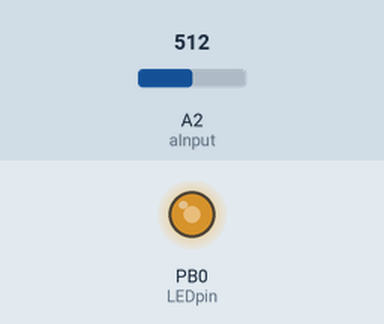
The sketch below on a simulated ATtiny85, built with avr-gcc and run on an emulated ATtiny85. Shown: output pins drawn as LEDs (lit = HIGH). Inputs (shaded band) come from the test bench; at power-on: A2 (aInput) = 512.

Above: at 1.2 s.
1.3 s: A2 (aInput) set to 716
At 2.4 s:
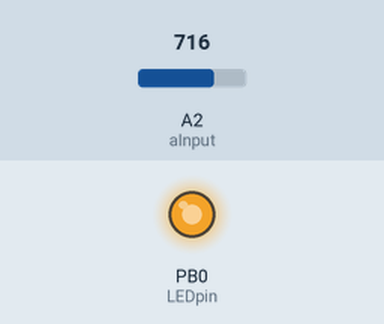
2.8 s: A2 (aInput) set to 900
At 3.5 s:
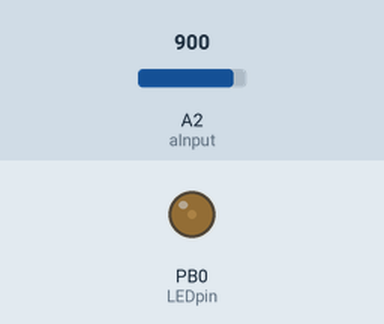
4.3 s: A2 (aInput) set to 1023
At 4.7 s:
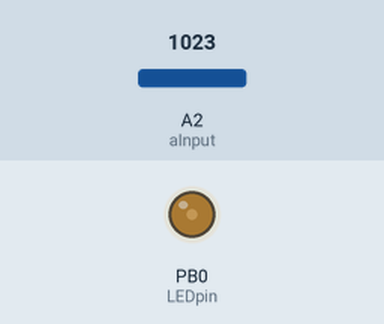
5.8 s: A2 (aInput) set to 290
At 7.0 s:
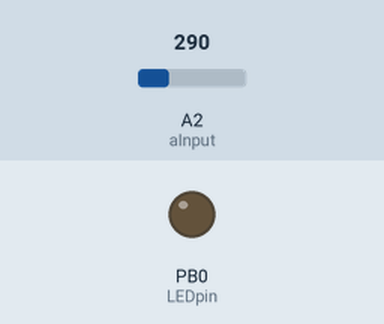
Timing chart, 0 to 8.3 s (numbered marks = the images above; inputs shaded):
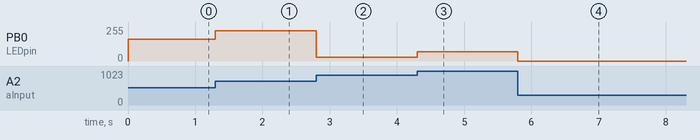

Measured:
- after the input at 1.3 s, PB0 (LEDpin): 163/255 → 228/255 at once
- after the input at 2.8 s, PB0 (LEDpin): 228/255 → 30/255 at once
- after the input at 4.3 s, PB0 (LEDpin): 30/255 → 70/255 at once
- after the input at 5.8 s, PB0 (LEDpin): 70/255 → 0/255 at once

The sketch:

nightLightCode-ATTINY.ino
```cpp
/*Example code for miniturization workshop
This code reads a value from a flex sensor and
uses this to control the intensity of an LED

Tiny Migrates the code to an ATTiny 85

4/11/2017
Dan Godrick
*/

//Define your pins for output
int aInput = A2; //Pin
int LEDpin = 0;  //Make sure to choose a pin that can PWM!

//Initialize math variables
int reading = 0;
int intensity = 0;

void setup() {
  //Serial.begin(9600);//No Serial on Tiny
  pinMode(aInput,INPUT);
  pinMode (LEDpin,OUTPUT);
}

void loop() {
  //Get readings fron the flex sensor
  reading = analogRead(aInput);
  // if the reading is below 200, there is no need for light
  if (reading <=300){
    digitalWrite(LEDpin,LOW);
  }
  //if the reading is >200, we want the light on a varying intensity
  else
  {
  //Based off of my circuit, the light readings vary from 0 to about 755
  intensity = map(reading, 0,800,0,255);

  //Serial.print("LED PWM = "); //No Serial on Tiny
  //Serial.println(reading);    //No Serial on Tiny
  analogWrite(LEDpin,intensity);
  }

}
```
